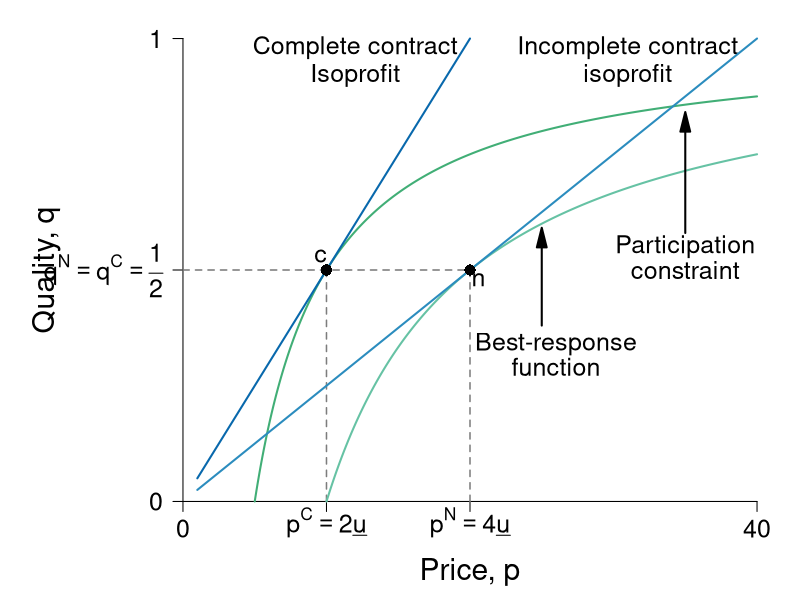

Write the R code that produced this figure.
require(ggplot2)
require(shape)
pdf(file = "information_power/information_icc_pc.pdf", width = 9, height = 7)

#Set parameters for graphics
axislabelsize <- 1.8
labelsize <- 1.5
namesize <- 1.8
annotatesize <- 1.5
graphlinewidth <- 2
segmentlinewidth <- 1.5

COL <- c("#7fc97f", "#beaed4", "#fdc086", "#ffff99", "#386cb0", "#f0027f", "#bf5b17", "#666666")
COLA <- c("#e0f3db", "#99d8c9","#66c2a4","#41ae76", "#238b45", "#005824")
COLB <- c("#c6dbef", "#4eb3d3", "#2b8cbe", "#0868ac","#084081")
COLC <- c("#fcfbfd", "#efedf5", "#dadaeb", "#bcbddc", "#9e9ac8", "#807dba", "#6a51a3", "#54278f", "#3f007d")
grays <- gray.colors(25, start = 1, end = 0)

isov <- function(p, delta = 5) {
  (p - delta)/p
}

brfFn <- function(p, delta = 5) {
  1 - (2 * delta) /p
}

solowCondition <- function(p, delta = 5){
  (p*(1/(8*delta)))
}

par(mar =  c(4, 8, 1, 1))
xlims <- c(0, 40)
ylims <- c(0, 1)


plot(0, 0, xlim = xlims, ylim = ylims, type = "n",
     xlab = expression(paste("")),
     ylab = expression(paste("")),
     xaxt = "n", yaxt = "n", cex.lab = axislabelsize, bty = "n")

mtext(expression(paste("Price, ", p)), side = 1, line = 2.5, cex = axislabelsize)
text(-9.5, 0.5*ylims[2], expression(paste("Quality, ", q)), xpd = TRUE, cex = axislabelsize, srt = 90) 


npts <- 500 
npts2 <- 501
#Specify the sequences of points for graphing. 
xx1 <- seq(10, xlims[2], length.out = npts)
xx2 <- seq(1, xlims[2], length.out = npts)
xx0 <- seq(5, xlims[2], length.out = npts)

#Customize ticks and labels for the plot
ticksy <- c(0, 0.5, 1)
ylabels <- c(0, expression(paste(q^N == q^C, phantom() == frac(1,2))), 1)
ticksx <- c(0, 10, 20, 40)
xlabels <- c(0, expression(paste(p^C == 2*underline("u"))), expression(p^N == paste(4*underline("u"))), 40)
axis(1, at = ticksx, pos = 0, labels = xlabels, cex.axis = labelsize)
axis(2, at = ticksy, pos = 0, labels = ylabels, las = 1, cex.axis = labelsize)

#Annotation of the three graphs and the NE
text(31, 0.98, expression(paste("Incomplete contract")), cex = annotatesize)
text(31, 0.92, expression(paste("isoprofit")), cex = annotatesize)
#text(31, 0.85, expression(paste(q == frac(p, 8*underline("u")))), cex = annotatesize)
text(26, 0.34, expression(paste("Best-response")), cex = annotatesize)
text(26, 0.29, expression(paste("function")), cex = annotatesize)
#text(25, 0.21, expression(paste(q == 1 - frac(2*underline("u"), p))), cex = annotatesize)
Arrows(25, 0.38, 25, 0.57, col = "black", lty = 1, lwd = 2, arr.type = "triangle")


# text(16, 0.57, expression(paste("Nash")), cex = annotatesize)
# text(16, 0.52, expression(paste("equilibrium")), cex = annotatesize)
text(20.6, 0.48, expression(paste("n")), cex = annotatesize)


text(12, 0.98, expression(paste("Complete contract")), cex = annotatesize)
text(12, 0.92, expression(paste("Isoprofit")), cex = annotatesize)
#text(12, 0.85, expression(paste(q == frac(p, 4*underline("u")))), cex = annotatesize)
text(35, 0.55, expression(paste("Participation")), cex = annotatesize)
text(35, 0.5, expression(paste("constraint")), cex = annotatesize)
#text(35, 0.42, expression(paste(q == 1 - frac(underline("u"), p))), cex = annotatesize)


#Lines for the coordinates of the Nash equilbrium
segments(20, 0, 20, 0.5, lty = 2, col = grays[20], lwd = segmentlinewidth)
segments(0, 0.5, 20, 0.5, lty = 2, col = grays[20], lwd = segmentlinewidth)
segments(10, 0, 10, 0.5, lty = 2, col = grays[20], lwd = segmentlinewidth)

#Draw the lines for the graphs
lines(xx0, isov(xx0, delta = 5), col = COLA[4], lwd = graphlinewidth)
lines(xx1, brfFn(xx1), col = COLA[3], lwd = graphlinewidth)
lines(xx2, solowCondition(xx2, delta = 5), col = COLB[3], lwd = graphlinewidth)

#Add a point for the NE
points(20, 0.5, pch = 16, col = "black", cex = 1.5)

#Add a ray and a point for c  
segments(1, 0.05, 20, 1, lty = 1, lwd = graphlinewidth, col = COLB[4])
points(10, 0.5, pch = 16, col = "black", cex = 1.5)
text(9.6, 0.53, expression(paste("c")), cex = annotatesize)

Arrows(35, 0.58, 35, 0.82, col = "black", lty = 1, lwd = 2, arr.type = "triangle")


dev.off()
